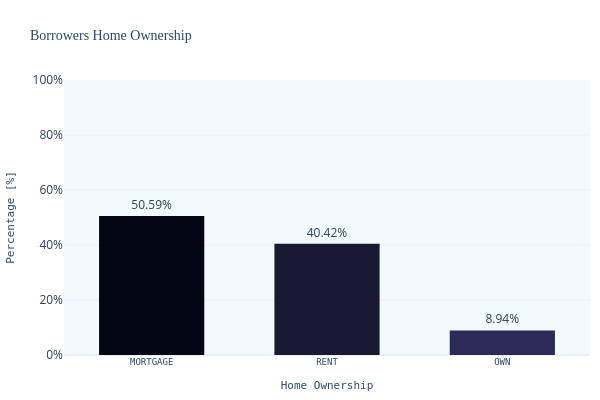

Notebook cell for this chart:
### Markdown cell above
#### 3.2.1 Home Ownership

### Code cell
fig=unvariate_bar_plot(loans_df, 
                    col_name='home_ownership',
                    title='Borrowers Home Ownership',
                    xlabel='Home Ownership',
                    limit=3,
                    
                    )
fig.write_image("images/home_ownership.png")
fig.show()

### Figure 1 — Plotly figure (JSON) as saved in the notebook; plotly's stock layout.template omitted (floating-point values rounded to 4 significant figures)
{"data": [{"hovertemplate": "Home Ownership=%{x}<br>Percentage [%]=%{text}<extra></extra>", "legendgroup": "MORTGAGE", "marker": {"color": "rgb(3, 5, 18)", "pattern": {"shape": ""}}, "name": "MORTGAGE", "orientation": "v", "showlegend": true, "text": [0.5059], "textposition": "outside", "texttemplate": "%{text:.2%}", "type": "bar", "width": 0.6, "x": ["MORTGAGE"], "xaxis": "x", "y": [0.5059], "yaxis": "y"}, {"hovertemplate": "Home Ownership=%{x}<br>Percentage [%]=%{text}<extra></extra>", "legendgroup": "RENT", "marker": {"color": "rgb(25, 25, 51)", "pattern": {"shape": ""}}, "name": "RENT", "orientation": "v", "showlegend": true, "text": [0.4042], "textposition": "outside", "texttemplate": "%{text:.2%}", "type": "bar", "width": 0.6, "x": ["RENT"], "xaxis": "x", "y": [0.4042], "yaxis": "y"}, {"hovertemplate": "Home Ownership=%{x}<br>Percentage [%]=%{text}<extra></extra>", "legendgroup": "OWN", "marker": {"color": "rgb(44, 42, 87)", "pattern": {"shape": ""}}, "name": "OWN", "orientation": "v", "showlegend": true, "text": [0.08944], "textposition": "outside", "texttemplate": "%{text:.2%}", "type": "bar", "width": 0.6, "x": ["OWN"], "xaxis": "x", "y": [0.08944], "yaxis": "y"}], "layout": {"barmode": "relative", "height": 400, "legend": {"title": {"text": "Home Ownership"}, "tracegroupgap": 0}, "showlegend": false, "title": {"text": "Borrowers Home Ownership"}, "width": 600, "xaxis": {"anchor": "y", "categoryarray": ["MORTGAGE", "RENT", "OWN"], "categoryorder": "array", "domain": [0, 1], "title": {"text": "Home Ownership"}}, "yaxis": {"anchor": "x", "domain": [0, 1], "range": [0, 1], "tickformat": ".0%", "title": {"text": "Percentage [%]"}}}}
